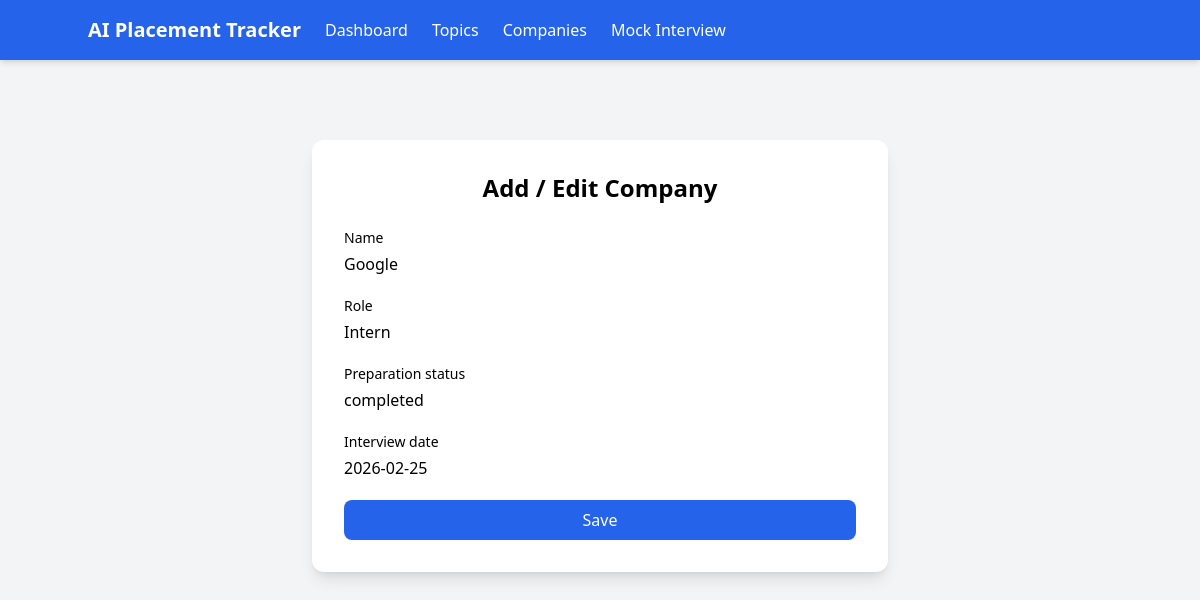
The app's page /companies/1/edit/ (signed in) with its own data.
### tracker/models.py (models this page shows, shortened)
class Company(models.Model):
    user = models.ForeignKey(settings.AUTH_USER_MODEL, on_delete=models.CASCADE)
    name = models.CharField(max_length=200)
    location = models.CharField(max_length=200)
    role = models.CharField(max_length=200)
    interview_date = models.DateField(null=True, blank=True)
    preparation_status = models.CharField(max_length=100)

### tracker/views.py (the view)
# urls.py: path('companies/<int:pk>/edit/', views.company_update, name='company_update'),
@login_required
def company_update(request, pk):
    company = get_object_or_404(Company, pk=pk, user=request.user)
    if request.method == 'POST':
        form = CompanyForm(request.POST, instance=company)
        if form.is_valid():
            form.save()
            return redirect('company_list')
    else:
        form = CompanyForm(instance=company)
    return render(request, 'company_form.html', {'form': form})

### tracker/forms.py
class CompanyForm(forms.ModelForm):
    class Meta:
        model = Company
        fields = ['name', 'role', 'preparation_status', 'interview_date']

### templates/company_form.html (shortened to what this page needs)
{% extends "base.html" %}
{% block content %}
<div class="max-w-xl mx-auto mt-10 bg-white p-8 rounded-xl shadow-lg">
    <h2 class="text-2xl font-bold mb-6 text-center">
        Add / Edit Company
    </h2>
    <form method="POST" class="space-y-5">
        {% for field in form %}
            <div>
                <label class="block text-sm font-medium mb-1">
                    {{ field.label }}
                </label>
                {{ field }}
            </div>
        {% endfor %}
        <button type="submit"
            class="w-full bg-blue-600 text-white py-2 rounded-lg hover:bg-blue-700 transition">
            Save
        </button>
    </form>
</div>
{% endblock %}

### records on screen
Company: form "Google" "Intern" "completed" "2026-02-25"

### other values on screen
{{ field.label }} "Name" "Role" "Preparation status" "Interview date"
